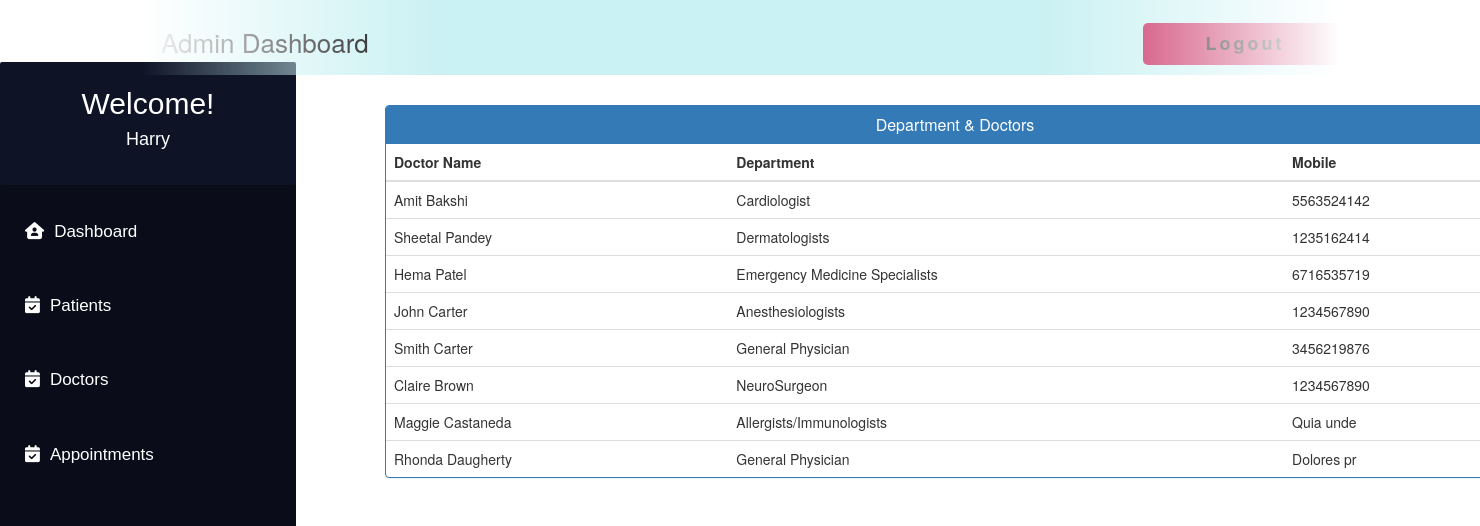
The app's page /admin_doctor_specialization/ (signed in) with its own data.
### MyApp/models.py (models this page shows, shortened)
class Doctor(models.Model):
    user = models.OneToOneField(User, on_delete=models.CASCADE)
    Doctor_First_Name = models.CharField(max_length=50, default="")
    Doctor_Last_Name = models.CharField(max_length=50, default="")
    gender = models.CharField(max_length=10, choices=GENDER, default="")
    address = models.CharField(max_length=40)
    contact = models.CharField(max_length=10, null=True)
    department = models.CharField(
        max_length=50, choices=departments, default='')
    status = models.BooleanField(default=False)
    @property
    def get_name(self):
        return self.Doctor_First_Name+" "+self.Doctor_Last_Name

### MyApp/views.py (the view)
# urls.py: path('admin_doctor_specialization/', views.admin_doctor_specialization,
@login_required(login_url='adminlogin')
def admin_doctor_specialization(request):
    doctors = Doctor.objects.all().filter(status=True)
    return render(request, 'MyApp/admin_doctor_specialization.html', {'doctors': doctors})

### templates/MyApp/admin_doctor_specialization.html (shortened to what this page needs)
{% extends 'MyApp/admin_base.html' %}
{% block content_dashboard %}
<head>
  <link href="//netdna.bootstrapcdn.com/bootstrap/3.0.0/css/bootstrap.min.css" rel="stylesheet" id="bootstrap-css">
</head>
<div class="container" style="margin-left:25%; margin-right:8%; margin-top:2%;">
  <div class="panel panel-primary">
    <div class="panel-heading">
      <h6 class="panel-title">Department & Doctors</h6>
    </div>
    <table class="table table-hover" id="dev-table">
      <thead>
        <tr>
          <th>Doctor Name</th>
          <th>Department</th>
          <th>Mobile</th>
        </tr>
      </thead>
      {% for d in doctors %}
      <tr>
        <td> {{d.get_name}}</td>
        <td>{{d.department}}</td>
        <td>{{d.contact}}</td>
      </tr>
      {% endfor %}
    </table>
  </div>
</div>
{% endblock content_dashboard %}

### templates/MyApp/admin_base.html (shortened to what this page needs)
<!DOCTYPE html>
<html lang="en">
<head>
</head>
<body>
    <div class="navbar">
        <a>Admin Dashboard</a>
        <button>
            <span class="label"><a href="{% url 'MyApp:logout' %}" class="logoutbtn"
                    style="font-size:18px; text-align: center;">Logout</a></span>
        </button>
    </div>
    <div class="sidebar">
        <div class="userprofile">
            <h2 style="color:white; font-family:sans-serif; padding-top:25px; text-align:center; margin:0px;">Welcome!
            </h2>
            <h4 style="color:white; font-family:sans-serif; text-align:center; padding-bottom:35px;">
                {{request.user.username}}</h4>
        </div>
        <a href="{% url 'MyApp:admin_dashboard' %}"><i class="fa-solid fa-house-user"></i>Dashboard</a>
        <a href="{% url 'MyApp:admin_patient' %}"><i class="fa-solid fa-calendar-check"></i>Patients</a>
        <a href="{% url 'MyApp:admin_doctor' %}"><i class="fa-solid fa-calendar-check"></i>Doctors</a>
        <a href="{% url 'MyApp:admin_appointment' %}"><i class="fa-solid fa-calendar-check"></i>Appointments</a>
    </div>
    {% block content_dashboard %}
    {% endblock content_dashboard %}
</body>
</html>

### templates/MyApp/admin_base.html (style rules this page uses)
body { background-color: rgb(255, 255, 255); padding: 0px; margin-top: 0px; margin-left: 0px; margin-right: 0px; margin-bottom: 0px; }
.navbar { overflow: hidden; height: 75px; width: 100%; padding-top: 22px; z-index: 1; top: 0; position: fixed; display: block; max-width: 1200px; mask-image: linear-gradient(90deg, rgba(255, 255, 255, 0) 0%, #ffffff 25%, #ffffff 75%, rgba(255, 255, 255, 0) 100%); margin: 0 auto; background-color: #caf1f3; }
.navbar a { float: left; display: block; font-size: 26px; color: black; text-align: center; padding-left: 20px; text-decoration: none; }
.sidebar .userprofile { background-color: #0e1326; border-radius: 2px !important; margin-top: -5px; }
.sidebar { padding-top: 0px; border-radius: 15px !important; width: 20%; align-items: center; height: 100%; background-color: #0a0d19; font-family: sans-serif; font-size: 17px; font-weight: normal; position: fixed; top: 67px; left: 0; bottom: 0; }
.sidebar i { padding-right: 10px; }
.sidebar a { display: block; color: white; padding: 25px; text-decoration: none; }
button { float: right; position: relative; font-size: 14px; letter-spacing: 3px; height: 3em; padding: 0 3em; border: none; background-color: #c41b54; color: #fff; text-transform: uppercase; overflow: hidden; border-radius: 5px; margin-right: 20px; }
button::before { content: ''; display: block; position: absolute; z-index: 0; bottom: 0; left: 0; height: 0px; width: 100%; background: rgb(196, 27, 84); background: linear-gradient(90deg, rgba(196, 27, 84, 1) 20%, rgba(124, 7, 46, 1) 100%); transition: 0.2s; }
button .label { position: relative; }

### templates/MyApp/admin_doctor_specialization.html (style rules this page uses)
a:link { text-decoration: none; }
h6 { text-align: center; }

### records on screen
Doctor: get_name "Amit Bakshi", department "Cardiologist", contact "5563524142"
Doctor: get_name "Sheetal Pandey", department "Dermatologists", contact "1235162414"
Doctor: get_name "Hema Patel", department "Emergency Medicine Specialists", contact "6716535719"
Doctor: get_name "John Carter", department "Anesthesiologists", contact "1234567890"
Doctor: get_name "Smith Carter", department "General Physician", contact "3456219876"
Doctor: get_name "Claire Brown", department "NeuroSurgeon", contact "1234567890"
Doctor: get_name "Maggie Castaneda", department "Allergists/Immunologists", contact "Quia unde"
Doctor: get_name "Rhonda Daugherty", department "General Physician", contact "Dolores pr"

### other values on screen
{{ request.user.username }} "Harry"
